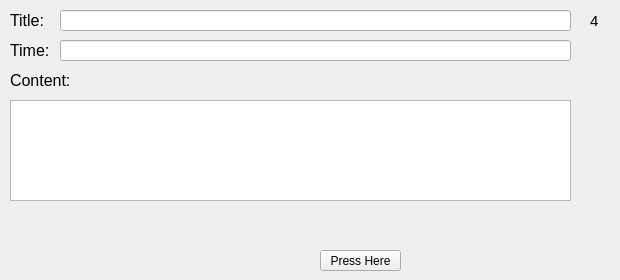
        <widget class="QWidget" name="Page4_2">
         <widget class="QPushButton" name="pushButton_3">
          <property name="geometry">
           <rect>
            <x>320</x>
            <y>250</y>
            <width>81</width>
            <height>21</height>
           </rect>
          </property>
          <property name="text">
           <string>Press Here</string>
          </property>
         </widget>
         <widget class="QLabel" name="label_56">
          <property name="geometry">
           <rect>
            <x>10</x>
            <y>10</y>
            <width>41</width>
            <height>21</height>
           </rect>
          </property>
          <property name="font">
           <font>
            <pointsize>12</pointsize>
           </font>
          </property>
          <property name="text">
           <string>Title:</string>
          </property>
         </widget>
         <widget class="QLabel" name="label_57">
          <property name="geometry">
           <rect>
            <x>10</x>
            <y>40</y>
            <width>41</width>
            <height>21</height>
           </rect>
          </property>
          <property name="font">
           <font>
            <pointsize>12</pointsize>
           </font>
          </property>
          <property name="text">
           <string>Time:</string>
          </property>
         </widget>
         <widget class="QLineEdit" name="title_14">
          <property name="geometry">
           <rect>
            <x>60</x>
            <y>10</y>
            <width>511</width>
            <height>21</height>
           </rect>
          </property>
          <property name="readOnly">
           <bool>true</bool>
          </property>
         </widget>
         <widget class="QLineEdit" name="time_14">
          <property name="geometry">
           <rect>
            <x>60</x>
            <y>40</y>
            <width>511</width>
            <height>21</height>
           </rect>
          </property>
          <property name="readOnly">
           <bool>true</bool>
          </property>
         </widget>
         <widget class="QLabel" name="label_58">
          <property name="geometry">
           <rect>
            <x>10</x>
            <y>70</y>
            <width>71</width>
            <height>21</height>
           </rect>
          </property>
          <property name="font">
           <font>
            <pointsize>12</pointsize>
           </font>
          </property>
          <property name="text">
           <string>Content:</string>
          </property>
         </widget>
         <widget class="QLabel" name="label_59">
          <property name="geometry">
           <rect>
            <x>590</x>
            <y>10</y>
            <width>21</width>
            <height>21</height>
           </rect>
          </property>
          <property name="font">
           <font>
            <pointsize>11</pointsize>
           </font>
          </property>
          <property name="layoutDirection">
           <enum>Qt::LeftToRight</enum>
          </property>
          <property name="frameShape">
           <enum>QFrame::NoFrame</enum>
          </property>
          <property name="text">
           <string>4</string>
          </property>
         </widget>
         <widget class="QPlainTextEdit" name="plainTextEdit_14">
          <property name="geometry">
           <rect>
            <x>10</x>
            <y>100</y>
            <width>561</width>
            <height>101</height>
           </rect>
          </property>
          <property name="readOnly">
           <bool>true</bool>
          </property>
         </widget>
        </widget>
